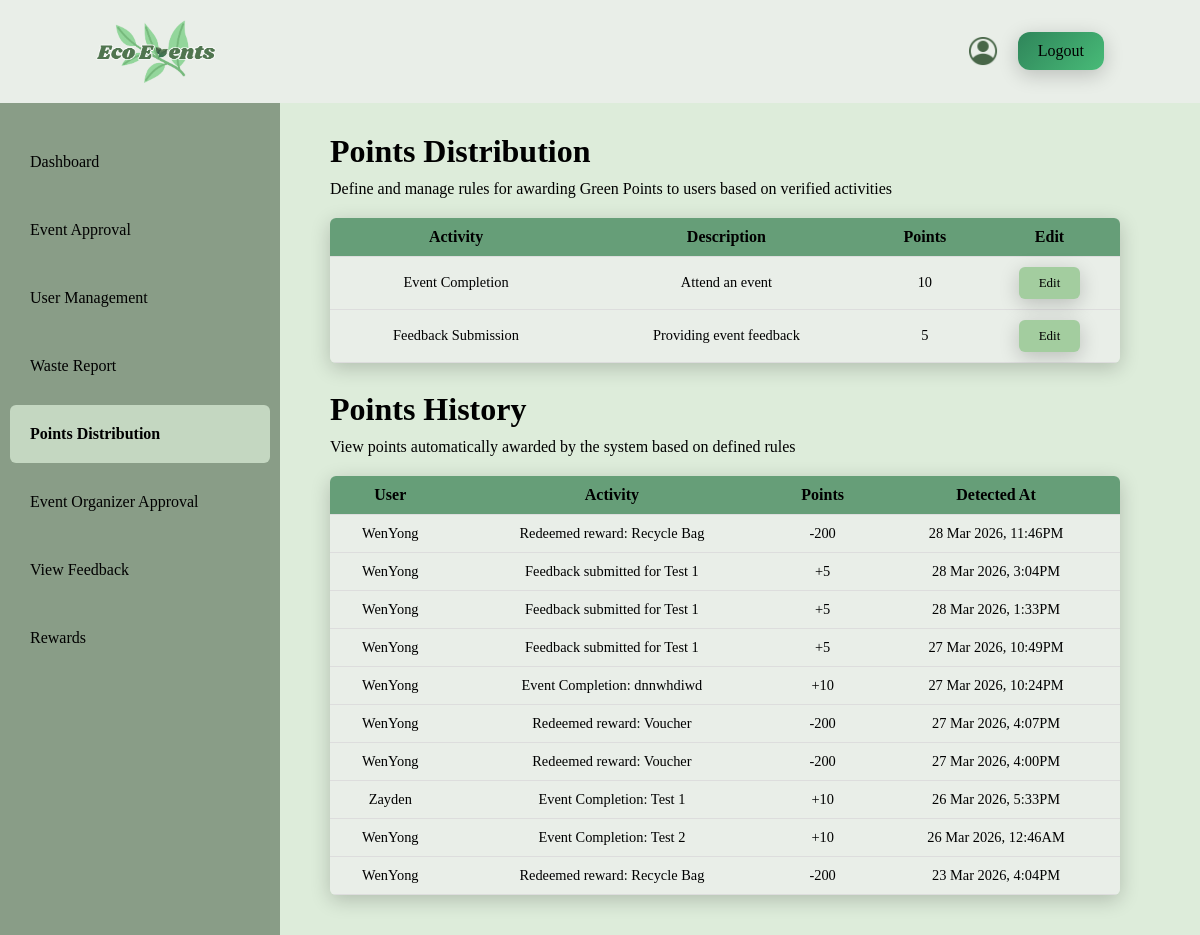
/Admin/PointsDistribution.php, run on the app's committed database.
### tables this page shows
CREATE TABLE `pointsdistribution` (
  `id` int(11) NOT NULL,
  `points_activity` varchar(255) NOT NULL,
  `points_description` varchar(255) NOT NULL,
  `points_points` int(11) NOT NULL
);

CREATE TABLE `pointshistory` (
  `pointsHistory_id` int(11) NOT NULL,
  `user_id` int(11) NOT NULL,
  `pointsHistory_activity` varchar(255) NOT NULL,
  `pointsHistory_points` int(11) NOT NULL,
  `pointsHistory_time` datetime NOT NULL
);

CREATE TABLE `user` (
  `user_id` int(11) NOT NULL,
  `user_fullname` varchar(255) NOT NULL,
  `user_email` varchar(255) NOT NULL,
  `user_username` varchar(255) NOT NULL,
  `user_phoneNumber` varchar(50) NOT NULL,
  `user_password` varchar(255) NOT NULL,
  `user_profilePicture` varchar(255) DEFAULT NULL,
  `user_role` varchar(20) NOT NULL,
  `user_point` int(11) NOT NULL,
  `user_organization` varchar(255) DEFAULT NULL,
  `user_reason` varchar(255) DEFAULT NULL,
  `user_document` varchar(255) DEFAULT NULL,
  `user_status` varchar(255) NOT NULL,
  `user_registerDate` datetime NOT NULL DEFAULT current_timestamp()
);

### Admin/PointsDistribution.php (the view, shortened to what this page needs)
<!DOCTYPE html>
<html lang="en">
<head>
    <link rel="stylesheet" href="reset.css">
</head>
<body>
    <div class = "topBar">
        <img class = "logo" src="logo.png" alt="Website Logo">
        <div class = "rightSide">
            <a href="Profile.php">
                <img class = "profile" src="profile.png" alt="Profile icon">
            </a>
            <a class = "logout" href="logout.php">Logout</a>
        </div>
    </div>
    <div class = "container">
        <aside class = "sideBar">
            <a href = "dashboard.php">Dashboard</a>
            <a href="eventApproval.php">Event Approval</a>
            <a href="userManagement.php">User Management</a>
            <a href="wasteReport.php">Waste Report</a>
            <a class = "points" href="PointsDistribution.php">Points Distribution</a>
            <a href="OrganizerApproval.php">Event Organizer Approval</a>
            <a href="ViewFeedback.php">View Feedback</a>
            <a href="redeemRewards.php">Rewards</a>
        </aside>
        <div class = "firstContent">
            <h1>Points Distribution</h1>
            <p>Define and manage rules for awarding Green Points to users based on verified activities</p>
            <table class = "pointsDistributionTable">
                <tr class = "header">
                    <th>Activity</th>
                    <th>Description</th>
                    <th>Points</th>
                    <th>Edit</th>
                </tr>
                <?php
                    include "conn.php";
                    $sql = "SELECT * FROM pointsdistribution";
                    $result = mysqli_query($dbConn, $sql);
                    while($row = mysqli_fetch_assoc($result)) {
                ?>
                <tr>
                    <form action="updatePoints.php" method = "POST">
                        <td>
                            <?php echo $row['points_activity']; ?>
                        </td>
                        <td>
                            <?php echo $row['points_description']; ?>
                        </td>
                        <td>
                            <span class="pointsText"><?php echo $row['points_points']; ?></span>
                        </td>
                        <td>
                            <button type="button" class="editButton">Edit</button>
                        </td>
                    </form>
                </tr>
                <?php
                    }
                ?>
            </table>
            <br>
            <div class = "secondContent">
            <h1>Points History</h1>
            <p>View points automatically awarded by the system based on defined rules</p>
            <table class = "pointsDistributionTable">
                <tr class = "header">
                    <th>User</th>
                    <th>Activity</th>
                    <th>Points</th>
                    <th>Detected At</th>
                </tr>
                <?php
                    $historySql = "SELECT u.user_fullname, ph.pointsHistory_activity, ph.pointsHistory_points, ph.pointsHistory_time
                                FROM pointshistory ph
                                JOIN user u ON ph.user_id = u.user_id
                                ORDER BY ph.pointsHistory_time DESC
                                ";
                    $historyResult = mysqli_query($dbConn, $historySql);
                    if ($historyResult && mysqli_num_rows($historyResult) > 0) {
                        while ($historyRow = mysqli_fetch_assoc($historyResult)) {
                ?>
                <tr>
                    <td><?php echo htmlspecialchars($historyRow['user_fullname']); ?></td>
                    <td><?php echo htmlspecialchars($historyRow['pointsHistory_activity']); ?></td>
                    <td>
                        <?php
                            $points = (int)$historyRow['pointsHistory_points'];
                            echo ($points > 0 ? "+" : "") . $points;
                        ?>
                    </td>
                    <td>
                        <?php echo date("d M Y, g:iA", strtotime($historyRow['pointsHistory_time'])); ?>
                    </td>
                </tr>
                <?php
                        }
                    } else {
                ?>
                <tr>
                    <td colspan="4">No points history found.</td>
                </tr>
                <?php
                    }
                ?>
            </table>
        </div>
        </div>
    </div>
</body>
</html>

### data on the page
pointsdistribution: points_activity "Event Completion", points_description "Attend an event", points_points "10"
pointsdistribution: points_activity "Feedback Submission", points_description "Providing event feedback", points_points "5"
pointshistory: user.user_fullname "WenYong", pointsHistory_activity "Redeemed reward: Recycle Bag", pointsHistory_points "-200", pointsHistory_time "28 Mar 2026, 11:46PM"
pointshistory: user.user_fullname "WenYong", pointsHistory_activity "Feedback submitted for Test 1", pointsHistory_points "5", pointsHistory_time "28 Mar 2026, 3:04PM"
pointshistory: user.user_fullname "WenYong", pointsHistory_activity "Feedback submitted for Test 1", pointsHistory_points "5", pointsHistory_time "28 Mar 2026, 1:33PM"
pointshistory: user.user_fullname "WenYong", pointsHistory_activity "Feedback submitted for Test 1", pointsHistory_points "5", pointsHistory_time "27 Mar 2026, 10:49PM"
pointshistory: user.user_fullname "WenYong", pointsHistory_activity "Event Completion: dnnwhdiwd", pointsHistory_points "10", pointsHistory_time "27 Mar 2026, 10:24PM"
pointshistory: user.user_fullname "WenYong", pointsHistory_activity "Redeemed reward: Voucher", pointsHistory_points "-200", pointsHistory_time "27 Mar 2026, 4:07PM"
pointshistory: user.user_fullname "WenYong", pointsHistory_activity "Redeemed reward: Voucher", pointsHistory_points "-200", pointsHistory_time "27 Mar 2026, 4:00PM"
pointshistory: user.user_fullname "Zayden", pointsHistory_activity "Event Completion: Test 1", pointsHistory_points "10", pointsHistory_time "26 Mar 2026, 5:33PM"
pointshistory: user.user_fullname "WenYong", pointsHistory_activity "Event Completion: Test 2", pointsHistory_points "10", pointsHistory_time "26 Mar 2026, 12:46AM"
pointshistory: user.user_fullname "WenYong", pointsHistory_activity "Redeemed reward: Recycle Bag", pointsHistory_points "-200", pointsHistory_time "23 Mar 2026, 4:04PM"
